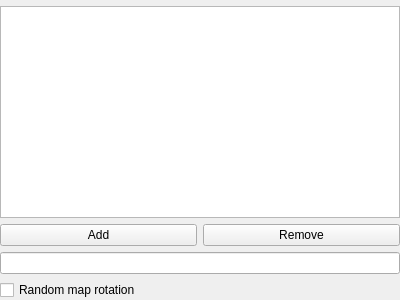
<?xml version="1.0" encoding="UTF-8"?>
<ui version="4.0">
 <class>MapListPanel</class>
 <widget class="QWidget" name="MapListPanel">
  <property name="geometry">
   <rect>
    <x>0</x>
    <y>0</y>
    <width>400</width>
    <height>300</height>
   </rect>
  </property>
  <layout class="QVBoxLayout" name="verticalLayout">
   <property name="margin">
    <number>0</number>
   </property>
   <item>
    <widget class="IconLabel" name="lblWarning" native="true"/>
   </item>
   <item>
    <widget class="QListView" name="lstMaplist">
     <property name="dragEnabled">
      <bool>true</bool>
     </property>
     <property name="dragDropMode">
      <enum>QAbstractItemView::InternalMove</enum>
     </property>
     <property name="selectionMode">
      <enum>QAbstractItemView::ExtendedSelection</enum>
     </property>
     <property name="movement">
      <enum>QListView::Free</enum>
     </property>
    </widget>
   </item>
   <item>
    <layout class="QHBoxLayout" name="horizontalLayout_8">
     <item>
      <widget class="QPushButton" name="btnAddMapToMaplist">
       <property name="text">
        <string>Add</string>
       </property>
       <property name="icon">
        <iconset resource="../../../../media/resources.qrc">
         <normaloff>:/icons/plus.png</normaloff>:/icons/plus.png</iconset>
       </property>
      </widget>
     </item>
     <item>
      <widget class="QPushButton" name="btnRemoveMapFromMaplist">
       <property name="text">
        <string>Remove</string>
       </property>
       <property name="icon">
        <iconset resource="../../../../media/resources.qrc">
         <normaloff>:/icons/x.png</normaloff>:/icons/x.png</iconset>
       </property>
      </widget>
     </item>
    </layout>
   </item>
   <item>
    <widget class="QLineEdit" name="leMapname"/>
   </item>
   <item>
    <widget class="QCheckBox" name="cbRandomMapRotation">
     <property name="text">
      <string>Random map rotation</string>
     </property>
    </widget>
   </item>
  </layout>
 </widget>
 <customwidgets>
  <customwidget>
   <class>IconLabel</class>
   <extends>QWidget</extends>
   <header>gui/widgets/iconlabel.h</header>
   <container>1</container>
  </customwidget>
 </customwidgets>
 <tabstops>
  <tabstop>lstMaplist</tabstop>
  <tabstop>btnAddMapToMaplist</tabstop>
  <tabstop>btnRemoveMapFromMaplist</tabstop>
  <tabstop>leMapname</tabstop>
  <tabstop>cbRandomMapRotation</tabstop>
 </tabstops>
 <resources>
  <include location="../../../../media/resources.qrc"/>
 </resources>
 <connections>
  <connection>
   <sender>btnAddMapToMaplist</sender>
   <signal>clicked()</signal>
   <receiver>MapListPanel</receiver>
   <slot>addMapFromEditBoxToList()</slot>
   <hints>
    <hint type="sourcelabel">
     <x>118</x>
     <y>230</y>
    </hint>
    <hint type="destinationlabel">
     <x>131</x>
     <y>248</y>
    </hint>
   </hints>
  </connection>
  <connection>
   <sender>btnRemoveMapFromMaplist</sender>
   <signal>clicked()</signal>
   <receiver>MapListPanel</receiver>
   <slot>removeSelectedFromList()</slot>
   <hints>
    <hint type="sourcelabel">
     <x>342</x>
     <y>231</y>
    </hint>
    <hint type="destinationlabel">
     <x>351</x>
     <y>247</y>
    </hint>
   </hints>
  </connection>
 </connections>
 <slots>
  <slot>addMapFromEditBoxToList()</slot>
  <slot>removeSelectedFromList()</slot>
 </slots>
</ui>
